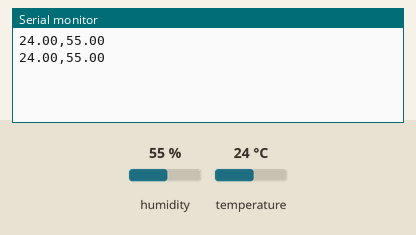
Recording of a sketch running on a simulated Arduino Uno, built with avr-gcc and run on an emulated ATmega328P. On the bench: the last lines printed to the serial monitor. The test bench sets the inputs (shaded band); at power-on: humidity 55 %, temperature 24 °C.

Above: at 4.8 s.
4.9 s: humidity set to 22 %
At 6.4 s:
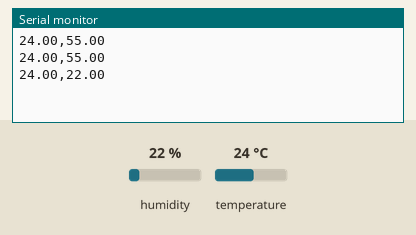
7.9 s: temperature set to 12 °C
At 9.4 s:
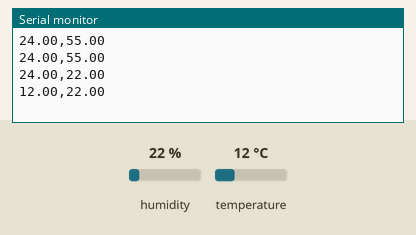
10.9 s: humidity set to 40 %
At 12.9 s:
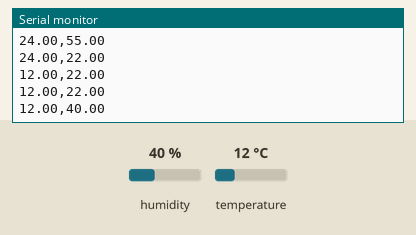
Timing chart, 0 to 14.4 s (numbered marks = the images above; inputs shaded):
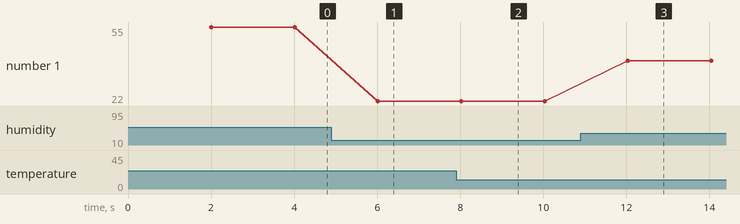

Measured:
- after the input at 4.9 s, the serial monitor: prints a new line after 1.1 s (image 1)
- after the input at 7.9 s, the serial monitor: prints a new line after 0.12 s (image 2)
- after the input at 10.9 s, the serial monitor: prints a new line after 1.1 s (image 3)
- plotted number 1: 55 → 22 after the input at 4.9 s, 22 → 40 after the input at 10.9 s

The sketch:

Humidity_sensor.ino
```cpp
#include <DHT.h>

#define DHTPIN 2        // Data pin connected to D2
#define DHTTYPE DHT22   // Change to DHT11 if you are using that

DHT dht(DHTPIN, DHTTYPE);

void setup() {
  Serial.begin(9600);
  dht.begin();
}

void loop() {
  delay(2000);  // Wait 2 seconds between readings

  float h = dht.readHumidity();
  float t = dht.readTemperature();

  // Check if any reads failed
  if (isnan(h) || isnan(t)) {
    Serial.println("err,err");
    return;
  }

  // Print as CSV: temperature,humidity
  Serial.print(t);
  Serial.print(",");
  Serial.println(h);
}
```
